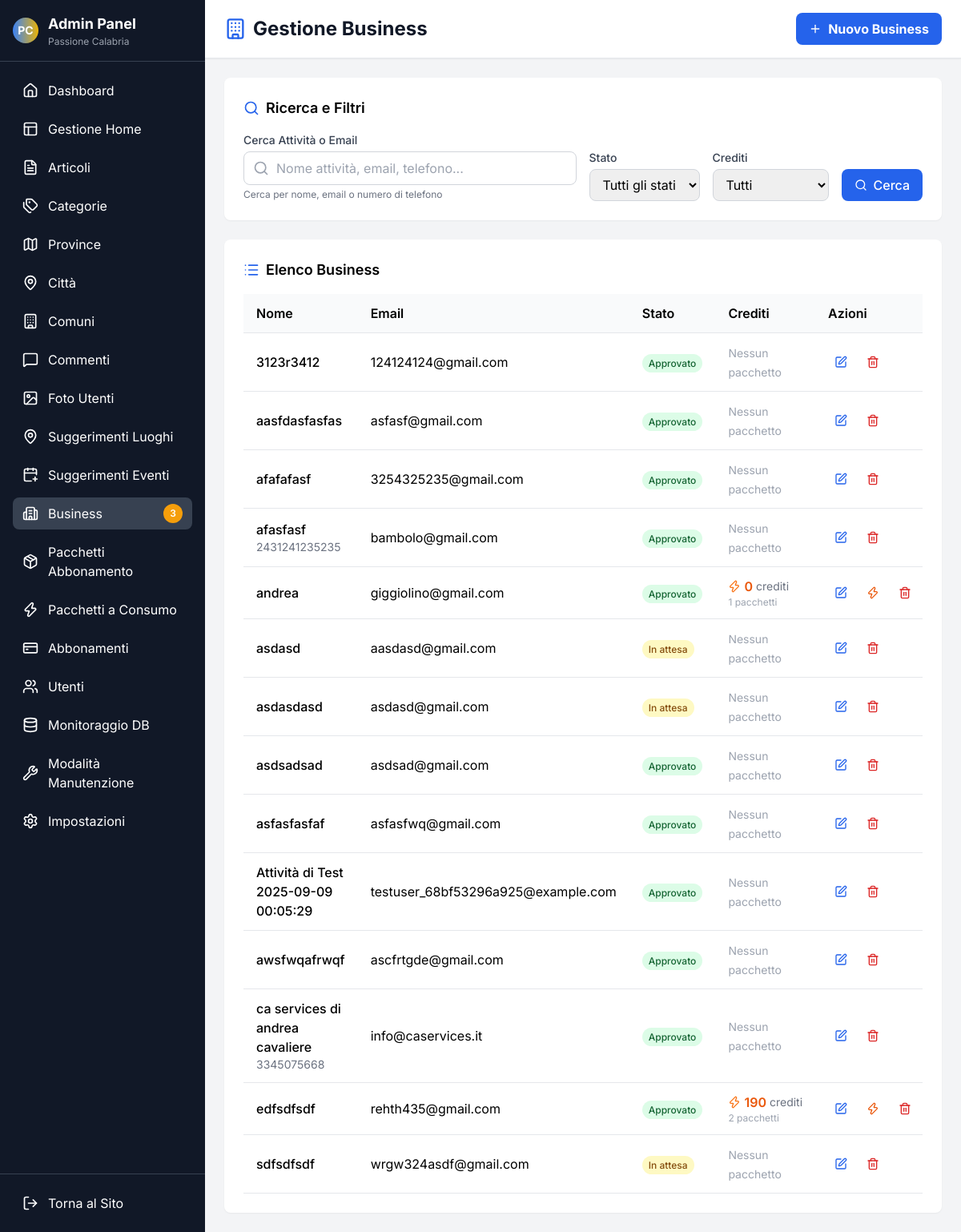
Page /admin/business.php on the committed database.
### tables this page shows
CREATE TABLE `businesses` (
  `id` int NOT NULL,
  `name` varchar(255) NOT NULL,
  `email` varchar(255) NOT NULL,
  `phone` varchar(50) DEFAULT NULL,
  `website` varchar(500) DEFAULT NULL,
  `description` text,
  `category_id` int DEFAULT NULL,
  `province_id` int DEFAULT NULL,
  `city_id` int DEFAULT NULL,
  `address` text,
  `latitude` decimal(10,8) DEFAULT NULL,
  `longitude` decimal(11,8) DEFAULT NULL,
  `status` enum('pending','approved','rejected','suspended') DEFAULT 'pending',
  `subscription_type` enum('free','basic','premium') DEFAULT 'free',
  `logo_path` varchar(500) DEFAULT NULL,
  `cover_image_path` varchar(500) DEFAULT NULL,
  `business_hours` json DEFAULT NULL,
  `social_links` json DEFAULT NULL,
  `verified` tinyint(1) DEFAULT '0',
  `featured` tinyint(1) DEFAULT '0',
  `created_at` timestamp NULL DEFAULT CURRENT_TIMESTAMP,
  `updated_at` timestamp NULL DEFAULT CURRENT_TIMESTAMP ON UPDATE CURRENT_TIMESTAMP
);

### admin/business.php (the view, shortened to what the rows shown need)
<?php
require_once '../includes/database_mysql.php';
$db = new Database();
$action = $_GET['action'] ?? 'list';
$search_query = $_GET['search'] ?? '';
$status_filter = $_GET['status_filter'] ?? '';
$has_credits_filter = $_GET['has_credits'] ?? '';
?>
<!DOCTYPE html>
<html lang="it">
<head>
    <script src="https://cdn.tailwindcss.com"></script>
    <link rel="stylesheet" href="../assets/css/style.css">
</head>
<body class="min-h-screen bg-gray-100 flex">
    <div class="bg-gray-900 text-white w-64 flex flex-col">
        <div class="p-4 border-b border-gray-700">
            <div class="flex items-center space-x-3">
                <div>
                    <h1 class="font-bold text-lg">Admin Panel</h1>
                </div>
            </div>
        </div>
    </div>
    <div class="flex-1 flex flex-col overflow-hidden">
        <header class="bg-white shadow-sm border-b border-gray-200 px-6 py-4">
            <div class="flex justify-between items-center">
                <div>
                    <h1 class="text-2xl font-bold text-gray-900 flex items-center">
                        <i data-lucide="building" class="w-7 h-7 text-blue-600 mr-2"></i>
                        <?php if ($action === 'manage_credits'): ?>
                            Gestione Crediti
                        <?php else: ?>
                            Gestione Business
                        <?php endif; ?>
                    </h1>
                </div>
            </div>
        </header>
        <main class="flex-1 overflow-auto p-6">
            <?php if ($action === 'list'): ?>
            <div class="bg-white rounded-lg shadow-sm p-6 mb-6">
                <h2 class="text-lg font-semibold mb-4 flex items-center">
                    <i data-lucide="search" class="w-5 h-5 mr-2 text-blue-600"></i>
                    Ricerca e Filtri
                </h2>
            </div>
            <div class="bg-white rounded-lg shadow-sm p-6">
                <h2 class="text-lg font-semibold mb-4 flex items-center">
                    <i data-lucide="list" class="w-5 h-5 mr-2 text-blue-600"></i>
                    Elenco Business
                </h2>
                <div class="overflow-x-auto">
                    <table class="w-full">
                        <thead>
                            <tr class="border-b bg-gray-50">
                                <th class="text-left py-3 px-4 font-semibold">Nome</th>
                                <th class="text-left py-3 px-4 font-semibold">Email</th>
                                <th class="text-left py-3 px-4 font-semibold">Stato</th>
                                <th class="text-left py-3 px-4 font-semibold">Crediti</th>
                                <th class="text-left py-3 px-4 font-semibold">Azioni</th>
                            </tr>
                        </thead>
                        <tbody>
                            <?php
                            $businesses = [];
                            if ($db->isConnected()) {
                                $sql = '
                                    SELECT
                                        b.*,
                                        c.name as category_name,
                                        p.name as province_name,
                                        COALESCE(cp.total_credits, 0) as total_credits,
                                        COALESCE(cp.total_purchases, 0) as total_purchases
                                    FROM
                                        businesses b
                                    LEFT JOIN
                                        categories c ON b.category_id = c.id
                                    LEFT JOIN
                                        provinces p ON b.province_id = p.id
                                    LEFT JOIN (
                                        SELECT
                                            business_id,
                                            SUM(credits_remaining) as total_credits,
                                            COUNT(*) as total_purchases
                                        FROM
                                            consumption_purchases
                                        WHERE
                                            status = "completed"
                                        GROUP BY
                                            business_id
                                    ) cp ON b.id = cp.business_id
                                    WHERE 1=1
                                ';
                                $params = [];
                                $sql .= ' ORDER BY b.name';
                                $stmt = $db->pdo->prepare($sql);
                                $stmt->execute($params);
                                $businesses = $stmt->fetchAll();
                            }
                            if (empty($businesses)): ?>
                                <tr>
                                    <td colspan="5" class="text-center py-12">
                                        <?php if ($search_query || $status_filter || $has_credits_filter): ?>
                                            <i data-lucide="search-x" class="w-12 h-12 text-gray-300 mx-auto mb-4"></i>
                                            <h3 class="text-lg font-medium text-gray-900 mb-2">Nessun risultato trovato</h3>
                                            <p class="text-gray-500 mb-4">Prova a modificare i filtri di ricerca o rimuovili per vedere tutti i business.</p>
                                            <a href="business.php" class="text-blue-600 hover:text-blue-700 font-medium">
                                                <i data-lucide="arrow-left" class="w-4 h-4 inline mr-1"></i>
                                                Visualizza tutti i business
                                            </a>
                                        <?php else: ?>
                                            <i data-lucide="building-2" class="w-12 h-12 text-gray-300 mx-auto mb-4"></i>
                                            <h3 class="text-lg font-medium text-gray-900 mb-2">Nessun business presente</h3>
                                            <p class="text-gray-500">Non ci sono ancora business registrati nel sistema.</p>
                                        <?php endif; ?>
                                    </td>
                                </tr>
                            <?php else:
                            foreach ($businesses as $business):
                                $total_credits = $business['total_credits'];
                                $total_purchases = $business['total_purchases'];
                            ?>
                            <tr class="border-b hover:bg-gray-50">
                                <td class="py-3 px-4">
                                    <div class="font-medium"><?php echo htmlspecialchars($business['name']); ?></div>
                                    <?php if (!empty($business['phone'])): ?>
                                        <div class="text-sm text-gray-500"><?php echo htmlspecialchars($business['phone']); ?></div>
                                    <?php endif; ?>
                                </td>
                                <td class="py-3 px-4"><?php echo htmlspecialchars($business['email']); ?></td>
                                <td class="py-3 px-4">
                                    <?php
                                    $status_colors = [
                                        'pending' => 'bg-yellow-100 text-yellow-800',
                                        'approved' => 'bg-green-100 text-green-800',
                                        'rejected' => 'bg-red-100 text-red-800',
                                        'suspended' => 'bg-gray-100 text-gray-800'
                                    ];
                                    $status_labels = [
                                        'pending' => 'In attesa',
                                        'approved' => 'Approvato',
                                        'rejected' => 'Rifiutato',
                                        'suspended' => 'Sospeso'
                                    ];
                                    ?>
                                    <span class="px-2 py-1 rounded-full text-xs font-medium <?php echo $status_colors[$business['status']] ?? 'bg-gray-100 text-gray-800'; ?>">
                                        <?php echo $status_labels[$business['status']] ?? ucfirst($business['status']); ?>
                                    </span>
                                </td>
                                <td class="py-3 px-4">
                                    <?php if ($total_purchases > 0): ?>
                                        <div class="flex items-center">
                                            <i data-lucide="zap" class="w-4 h-4 text-orange-500 mr-1"></i>
                                            <span class="font-semibold text-orange-600"><?php echo $total_credits; ?></span>
                                            <span class="text-sm text-gray-500 ml-1">crediti</span>
                                        </div>
                                        <div class="text-xs text-gray-400"><?php echo $total_purchases; ?> pacchetti</div>
                                    <?php else: ?>
                                        <span class="text-gray-400 text-sm">Nessun pacchetto</span>
                                    <?php endif; ?>
                                </td>
                                <td class="py-3 px-4">
                                    <div class="flex items-center space-x-2">
                                        <a href="business.php?action=edit&id=<?php echo $business['id']; ?>"
                                           class="text-blue-600 hover:text-blue-700 p-2 rounded-lg hover:bg-blue-50 transition-colors" title="Modifica">
                                            <i data-lucide="edit" class="w-4 h-4"></i>
                                        </a>
                                        <?php if ($total_purchases > 0): ?>
                                        <a href="business.php?action=manage_credits&id=<?php echo $business['id']; ?>"
                                           class="text-orange-600 hover:text-orange-700 p-2 rounded-lg hover:bg-orange-50 transition-colors" title="Gestisci Crediti">
                                            <i data-lucide="zap" class="w-4 h-4"></i>
                                        </a>
                                        <?php endif; ?>
                                        <a href="business.php?action=delete&id=<?php echo $business['id']; ?>"
                                           class="text-red-600 hover:text-red-700 p-2 rounded-lg hover:bg-red-50 transition-colors" title="Elimina"
                                           onclick="return confirm('Sei sicuro di voler eliminare questo business?');">
                                            <i data-lucide="trash-2" class="w-4 h-4"></i>
                                        </a>
                                    </div>
                                </td>
                            </tr>
                            <?php endforeach; endif; ?>
                        </tbody>
                    </table>
                </div>
            </div>
            <?php endif; ?>
        </main>
    </div>
</body>
</html>

### rows in the picture
businesses: name "3123r3412", email "124124124@gmail.com", status "Approvato", shows "Nessun pacchetto"
businesses: name "aasfdasfasfas", email "asfasf@gmail.com", status "Approvato", shows "Nessun pacchetto"
businesses: name "afafafasf", email "3254325235@gmail.com", status "Approvato", shows "Nessun pacchetto"
businesses: name "afasfasf", phone "2431241235235", email "bambolo@gmail.com", status "Approvato", shows "Nessun pacchetto"
businesses: name "andrea", email "giggiolino@gmail.com", status "Approvato", total_credits "0", total_purchases "1"
businesses: name "asdasd", email "aasdasd@gmail.com", status "In attesa", shows "Nessun pacchetto"
businesses: name "asdasdasd", email "asdasd@gmail.com", status "In attesa", shows "Nessun pacchetto"
businesses: name "asdsadsad", email "asdsad@gmail.com", status "Approvato", shows "Nessun pacchetto"
businesses: name "asfasfasfaf", email "asfasfwq@gmail.com", status "Approvato", shows "Nessun pacchetto"
businesses: name "Attività di Test 2025-09-09 00:05:29", email "testuser_68bf53296a925@example.com", status "Approvato", shows "Nessun pacchetto"
businesses: name "awsfwqafrwqf", email "ascfrtgde@gmail.com", status "Approvato", shows "Nessun pacchetto"
businesses: name "ca services di andrea cavaliere", phone "3345075668", email "info@caservices.it", status "Approvato", shows "Nessun pacchetto"
businesses: name "edfsdfsdf", email "rehth435@gmail.com", status "Approvato", total_credits "190", total_purchases "2"
businesses: name "sdfsdfsdf", email "wrgw324asdf@gmail.com", status "In attesa", shows "Nessun pacchetto"

### other values in the picture
$item['label'] "Dashboard"
$item['label'] "Gestione Home"
$item['label'] "Articoli"
$item['label'] "Categorie"
$item['label'] "Province"
$item['label'] "Città"
$item['label'] "Comuni"
$item['label'] "Commenti"
$item['label'] "Foto Utenti"
$item['label'] "Suggerimenti Luoghi"
$item['label'] "Suggerimenti Eventi"
$item['label'] "Business"
$countToShow "3"
$item['label'] "Pacchetti Abbonamento"
$item['label'] "Pacchetti a Consumo"
